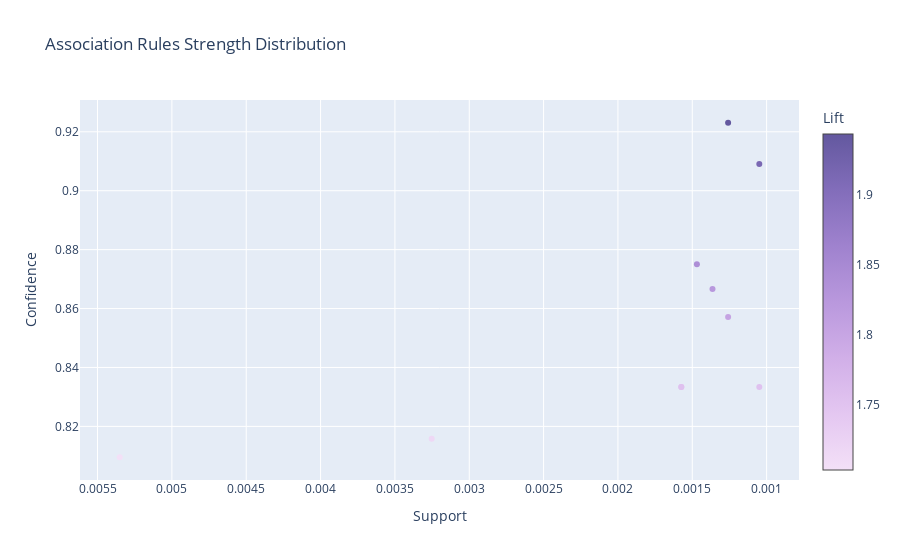
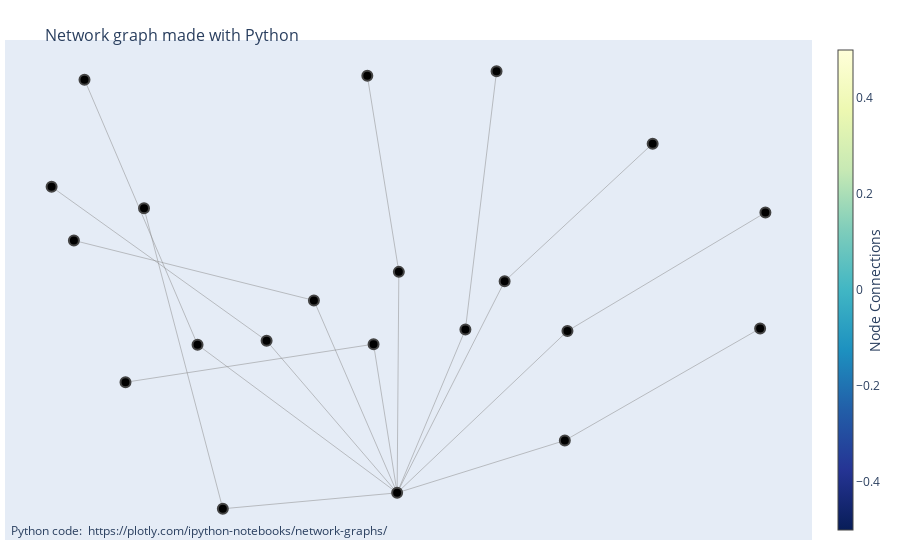

The notebook cell saved with these charts, in order:
### Code cell
freqItemSet, rules = apriori(transactions, minSup=min_sup, minConf=0.8)
output_apriori(rules)

### Figure 1 — Plotly figure (JSON) as saved in the notebook; plotly's stock layout.template omitted (floating-point values rounded to 4 significant figures)
{"data": [{"marker": {"color": [1.704, 1.717, 1.754, 1.754, 1.754, 1.804, 1.824, 1.842, 1.914, 1.943], "colorbar": {"title": {"text": "Lift"}}, "colorscale": [[0.0, "rgb(243, 224, 247)"], [0.1667, "rgb(228, 199, 241)"], [0.3333, "rgb(209, 175, 232)"], [0.5, "rgb(185, 152, 221)"], [0.6667, "rgb(159, 130, 206)"], [0.8333, "rgb(130, 109, 186)"], [1.0, "rgb(99, 88, 159)"]]}, "mode": "markers", "text": ["['Keeping It Local'] => ['Coffee'], Lift: 1.7039689550731953", "['Extra Salami or Feta'] => ['Coffee'], Lift: 1.7171575692765482", "['Salad, Sandwich'] => ['Coffee'], Lift: 1.7540856890459364", "['Vegan mincepie, Cake'] => ['Coffee'], Lift: 1.7540856890459364", "['Scone, NONE'] => ['Coffee'], Lift: 1.7540856890459364", "['Sandwich, Hearty & Seasonal'] => ['Coffee'], Lift: 1.8042024230186773", "['Pastry, Toast'] => ['Coffee'], Lift: 1.824249116607774", "['Salad, Extra Salami or Feta'] => ['Coffee'], Lift: 1.8417899734982335", "['Medialuna, NONE, Hot chocolate'] => ['Coffee'], Lift: 1.913548024413749", "['Tartine, NONE'] => ['Coffee'], Lift: 1.942987224789345"], "x": [0.005351, 0.003253, 0.001574, 0.001049, 0.001574, 0.001259, 0.001364, 0.001469, 0.001049, 0.001259], "y": [0.8095, 0.8158, 0.8333, 0.8333, 0.8333, 0.8571, 0.8667, 0.875, 0.9091, 0.9231], "type": "scatter"}], "layout": {"xaxis": {"title": {"text": "Support"}, "autorange": "reversed"}, "title": {"text": "Association Rules Strength Distribution"}, "yaxis": {"title": {"text": "Confidence"}}}}

### Figure 2 — Plotly figure (JSON) as saved in the notebook; plotly's stock layout.template omitted (floating-point values rounded to 4 significant figures)
{"data": [{"hoverinfo": "none", "line": {"color": "#888", "width": 0.5}, "mode": "lines", "x": [-0.3762, 0.0659, null, -0.5761, -0.3762, null, 0.4913, 0.0659, null, 0.9866, 0.4913, null, 0.006089, 0.0659, null, -0.6231, 0.006089, null, 0.3386, 0.0659, null, 0.714, 0.3386, null, 0.2391, 0.0659, null, 0.3181, 0.2391, null, -0.1452, 0.0659, null, -0.754, -0.1452, null, 0.4979, 0.0659, null, 1.0, 0.4979, null, -0.2652, 0.0659, null, -0.8106, -0.2652, null, 0.07024, 0.0659, null, -0.009728, 0.07024, null, -0.4404, 0.0659, null, -0.7271, -0.4404, null], "y": [-0.7813, -0.7266, null, 0.2525, -0.7813, null, -0.5465, -0.7266, null, -0.1609, -0.5465, null, -0.2151, -0.7266, null, -0.3461, -0.2151, null, 0.001397, -0.7266, null, 0.4749, 0.001397, null, -0.1644, -0.7266, null, 0.7239, -0.1644, null, -0.06453, -0.7266, null, 0.1418, -0.06453, null, -0.1698, -0.7266, null, 0.2377, -0.1698, null, -0.2035, -0.7266, null, 0.3265, -0.2035, null, 0.03368, -0.7266, null, 0.7085, 0.03368, null, -0.217, -0.7266, null, 0.6949, -0.217, null], "type": "scatter"}, {"hoverinfo": "text", "marker": {"color": [], "colorbar": {"thickness": 15, "title": {"side": "right", "text": "Node Connections"}, "xanchor": "left"}, "colorscale": [[0.0, "rgb(255,255,217)"], [0.125, "rgb(237,248,177)"], [0.25, "rgb(199,233,180)"], [0.375, "rgb(127,205,187)"], [0.5, "rgb(65,182,196)"], [0.625, "rgb(29,145,192)"], [0.75, "rgb(34,94,168)"], [0.875, "rgb(37,52,148)"], [1.0, "rgb(8,29,88)"]], "line": {"width": 2}, "reversescale": true, "showscale": true, "size": 10}, "mode": "markers", "text": ["0", "Keeping It Local", "Coffee", "1", "Extra Salami or Feta", "2", "Salad, Sandwich", "3", "Vegan mincepie, Cake", "4", "Scone, NONE", "5", "Sandwich, Hearty & Seasonal", "6", "Pastry, Toast", "7", "Salad, Extra Salami or Feta", "8", "Medialuna, NONE, Hot chocolate", "9", "Tartine, NONE"], "x": [-0.3762, -0.5761, 0.0659, 0.4913, 0.9866, 0.006089, -0.6231, 0.3386, 0.714, 0.2391, 0.3181, -0.1452, -0.754, 0.4979, 1.0, -0.2652, -0.8106, 0.07024, -0.009728, -0.4404, -0.7271], "y": [-0.7813, 0.2525, -0.7266, -0.5465, -0.1609, -0.2151, -0.3461, 0.001397, 0.4749, -0.1644, 0.7239, -0.06453, 0.1418, -0.1698, 0.2377, -0.2035, 0.3265, 0.03368, 0.7085, -0.217, 0.6949], "type": "scatter"}], "layout": {"annotations": [{"showarrow": false, "text": "Python code: <a href='https://plotly.com/ipython-notebooks/network-graphs/'> https://plotly.com/ipython-notebooks/network-graphs/</a>", "x": 0.005, "xref": "paper", "y": -0.002, "yref": "paper"}], "hovermode": "closest", "margin": {"b": 20, "l": 5, "r": 5, "t": 40}, "showlegend": false, "title": {"font": {"size": 16}, "text": "<br>Network graph made with Python"}, "xaxis": {"showgrid": false, "showticklabels": false, "zeroline": false}, "yaxis": {"showgrid": false, "showticklabels": false, "zeroline": false}}}
